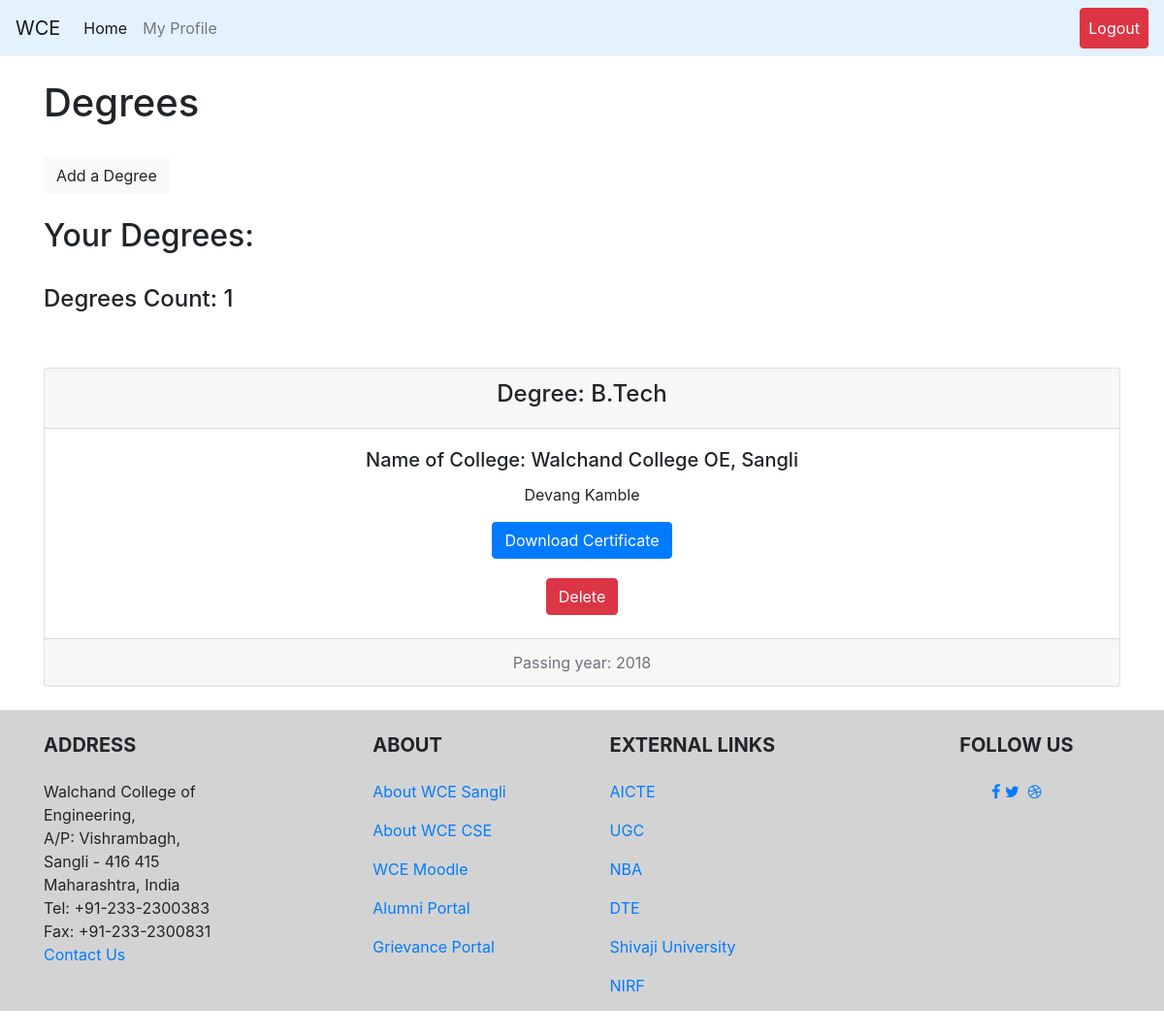
/faculty/inoroutWCE/degrees (signed in), run on the app's committed database.
### teacher/models.py (models this page shows, shortened)
class subhighestdegreecerti(models.Model):
    user = models.ForeignKey(User, on_delete=models.CASCADE)
    namefaculty = models.CharField(default='James Bond', max_length=50)
    namedegree = models.CharField(default='Phd', max_length=50)
    namecllg = models.CharField(default='Harvard Bussiness School', max_length=80)
    yearpassing = models.IntegerField()
    certification = models.URLField()

### teacher/views.py (the view)
# urls.py: path('degrees', views.highestdegree.as_view(), name="degrees"),
class highestdegree(View):
    def get(self, request, template_name='teacher/submissions/degrees.html'):
        group = request.user.groups.all()[0].name
        if isFaculty(group) == 0:
            return render(request, 'login.html')
        else:
            try:
                user = request.user
                allDegrees = Degree.objects.filter(user=user)
                countDegrees = len(allDegrees)
            except:
                allDegrees = None
                countDegrees = 0
            args = {}
            args["allDegrees"] = allDegrees
            args["countDegrees"] = countDegrees
            return render(request, template_name, args)

### teacher/views.py (called while the page is built)
def isFaculty(group_name):
    if group_name == 'faculty_group':
        return 1
    else:
        return 0

### teacher/templates/teacher/submissions/degrees.html (shortened to what this page needs)
{% extends 'base.html' %}
{% block content %}
<br><h1>Degrees</h1><br>
<a class="btn btn-light" href="{% url 'teacher:addDegree' %}" role="button">Add a Degree</a><br>
<br>
<h2>Your Degrees: </h2>
<br>
<h4>Degrees Count: {{ countDegrees }}</h4>
<br><br>
{% for i in allDegrees %}
<div class="card text-center">
  <div class="card-header">
    <h4>Degree: {{ i.namedegree }}</h4>
  </div>
  <div class="card-body">
    <h5 class="card-title">Name of College: {{ i.namecllg }}</h5>
    <p class="card-text">{{ i.namefaculty }}</p>
    {% if i.certification != "NA" %}
    <a href="{{i.certification}}" class="btn btn-primary">Download Certificate</a>
    {% endif %}
  </div>
  <td><a href="{% url 'teacher:delete_itemsIO' i.id 'degrees' %}"><button type="button" class="btn btn-danger">Delete</button></a></td>
  <br>
  <div class="card-footer text-muted">
    Passing year: {{ i.yearpassing }}
  </div>
</div>
<br>
{% endfor %}
{% endblock %}

### CoeusPro/templates/base.html (shortened to what this page needs)
<!doctype html>
<html lang="en">
{% load static %}
<head>
    <link rel="stylesheet" href="https://stackpath.bootstrapcdn.com/font-awesome/4.7.0/css/font-awesome.min.css">
    <link rel="stylesheet" href="https://stackpath.bootstrapcdn.com/bootstrap/4.5.2/css/bootstrap.min.css">
    <link rel="stylesheet" type="text/css" href="{% static 'css/footer.css' %}">
</head>
<body>
<div id="page-container">
    <nav class="navbar navbar-expand-lg navbar-light" style="background-color: #e3f2fd;">
        <a class="navbar-brand" href="http://www.walchandsangli.ac.in/" target="_blank">WCE</a>
        <div class="collapse navbar-collapse" id="navbarNavDropdown">
            <ul class="navbar-nav">
                {% for group_for in request.user.groups.all %}
                {% if group_for.name == 'student_group' %}
                <li class="nav-item active">
                    <a class="nav-link" href="{% url 'student:studentHome' %}">Home <span class="sr-only">(current)</span></a>
                </li>
                {% elif group_for.name == 'HOD_group' %}
                <li class="nav-item active">
                    <a class="nav-link" href="{% url 'HOD:HODHome' %}">Home <span class="sr-only">(current)</span></a>
                </li>
                {% elif group_for.name == 'faculty_group' %}
                <li class="nav-item active">
                    <a class="nav-link" href="{% url 'teacher:facultyHome' %}">Home <span class="sr-only">(current)</span></a>
                </li>
                {% else %}
                <li class="nav-item active">
                    <a class="nav-link" href="{% url 'home' %}">Home <span class="sr-only">(current)</span></a>
                </li>
                {% endif %}
                {% endfor %}
                {% if user.is_authenticated %}
                <li class="nav-item">
                    <a class="nav-link" href="{% url 'profile' user  %}">My Profile</a>
                </li>
            {% endif %}
        </div>
        {% if user.is_authenticated %}
        <ul class="nav navbar-nav ml-auto">
            <li class="nav-item">
                <a class="nav-link btn btn-danger" style="color: white" href="{% url 'logout' %}">Logout</a>
            </li>
        </ul>
        {% endif %}
    </nav>
    <div class="container">
        {% block content %}
        {% endblock %}
    </div>
    <footer id="footer" >
        <div class="container text-center text-md-left">
            <div class="row">
                <div class="col-md-4 col-lg-3 mr-auto my-md-4 my-0 mt-4 mb-1">
                    <h5 class="font-weight-bold text-uppercase mb-4">Address</h5>
                    <p>Walchand College of Engineering,<br>
                        A/P: Vishrambagh,<br>
                        Sangli - 416 415<br>
                        Maharashtra, India<br>
                        Tel: +91-233-2300383<br>
                        Fax: +91-233-2300831<br>
                        <a href="mailto:hod.cse@walchandsangli.ac.in">Contact Us</a>
                    </p>
                </div>
                <div class="col-md-2 col-lg-2 mx-auto my-md-4 my-0 mt-4 mb-1">
                    <h5 class="font-weight-bold text-uppercase mb-4">About</h5>
                    <ul class="list-unstyled">
                        <li>
                            <p>
                                <a href="http://www.walchandsangli.ac.in">About WCE Sangli</a>
                            </p>
                        </li>
                        <li>
                            <p>
                                <a href="http://www.walchandsangli.ac.in/Departments/CSEDepartment/CSEDept.asp">About WCE CSE</a>
                            </p>
                        </li>
                        <li>
                            <p>
                                <a href="http://112.133.242.241/moodle/">WCE Moodle</a>
                            </p>
                        </li>
                        <li>
                            <p>
                                <a href="https://alumni.walchandsangli.ac.in/">Alumni Portal</a>
                            </p>
                        </li>
                        <li>
                            <p>
                                <a href="https://walchandsangli.edugrievance.com/">Grievance Portal</a>
                            </p>
                        </li>
                    </ul>
                </div>
                <div class="col-md-4 col-lg-3 mx-auto my-md-4 my-0 mt-4 mb-1">
                    <h5 class="font-weight-bold text-uppercase mb-4">External Links</h5>
                    <ul class="list-unstyled">
                        <li>
                            <p>
                                <a href="https://www.aicte-india.org/">AICTE</a>
                            </p>
                        </li>
                        <li>
                            <p>
                                <a href="https://www.ugc.ac.in/">UGC</a>
                            </p>
                        </li>
                        <li>
                            <p>
                                <a href="https://www.nbaind.org/">NBA</a>
                            </p>
                        </li>
                        <li>
                            <p>
                                <a href="http://www.dtemaharashtra.gov.in/index.html">DTE</a>
                            </p>
                        </li>
                        <li>
                            <p>
                                <a href="http://www.unishivaji.ac.in/">Shivaji University</a>
                            </p>
                        </li>
                        <li>
                            <p>
                                <a href="https://www.nirfindia.org/Home">NIRF</a>
                            </p>
                        </li>
                    </ul>
                </div>
                <div class="col-md-2 col-lg-2 text-center mx-auto my-4">
                    <h5 class="font-weight-bold text-uppercase mb-4">Follow Us</h5>
                    <a type="button" class="btn-floating btn-fb">
                        <p><i class="fa fa-facebook-f"></i></p>
                    </a>
                    <a type="button" class="btn-floating btn-tw">
                        <p><i class="fa fa-twitter"></i></p>
                    </a>
                    <a type="button" class="btn-floating btn-dribbble">
                        <p><i class="fa fa-dribbble"></i></p>
                    </a>
                </div>
            </div>
        </div>
    </footer>
</div>
</body>
</html>

### static/css/footer.css (style rules this page uses)
body { min-height: 90vh; position: relative; margin: 0; box-sizing: border-box; }
footer { background: lightgrey; position: absolute; top: 100%; height: 310px; width: 100%; }

### data on the page
subhighestdegreecerti: namedegree "B.Tech", namecllg "Walchand College OE, Sangli", namefaculty "Devang Kamble", yearpassing "2018"

### other printed values
{{ countDegrees }} "1"
